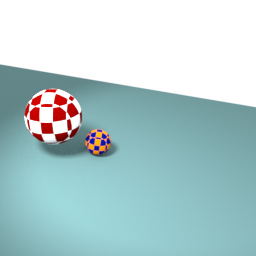
#> input picture Projekt 1/toyProblem_F22/frame_01.png, 256 x 256 px; its folder holds 4 pictures in this run
$ python test.py
#> lines starting #> are read from the running program, lines starting #| are printed output that depends on the picture
#packs
from skimage import io
import matplotlib.pyplot as plt
import numpy as np

from skimage import img_as_ubyte
from skimage import img_as_float
from skimage.color import rgb2gray

import os
from os import listdir


#Indlæs 3darray med billeder
path = "toyProblem_F22/"

files = os.listdir(path)

img_list = []

print(files)
for images in files:
    img2d = io.imread(path + images)
#> img2d is the input picture: shape (256, 256, 3); mean R, G, B 178.7, 205.5, 206.9
    img2d_gray = rgb2gray(img2d)
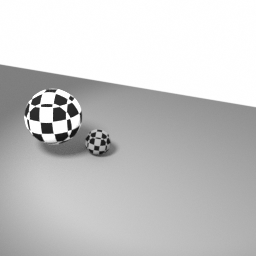
#> img2d_gray: shape (256, 256) float64; min 0.0622, max 1, mean 0.784
    img_list.append(img2d_gray)
#> pass 2 of the loop `for images in files:`:
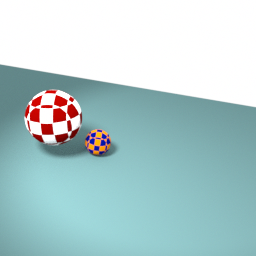
#> input picture Projekt 1/toyProblem_F22/frame_02.png, 256 x 256 px
#> img2d is the input picture: shape (256, 256, 3); mean R, G, B 178.6, 205.5, 206.9
#> `img2d_gray = rgb2gray(img2d)`:
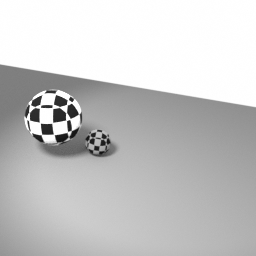
#> img2d_gray: shape (256, 256) float64; min 0.0693, max 1, mean 0.784
#> pass 3 of the loop `for images in files:`:
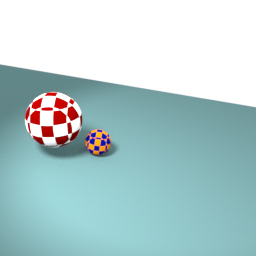
#> input picture Projekt 1/toyProblem_F22/frame_03.png, 256 x 256 px
#> img2d is the input picture: shape (256, 256, 3); mean R, G, B 178.5, 205.4, 206.8
#> `img2d_gray = rgb2gray(img2d)`:
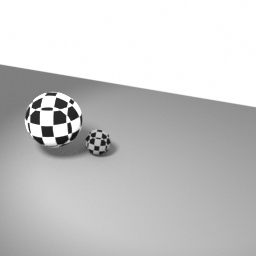
#> img2d_gray: shape (256, 256) float64; min 0.0662, max 1, mean 0.784
#> the loop made 4 passes; the first 3 are shown

img3d = np.stack(img_list,axis=2)
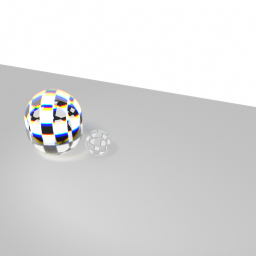
#> img3d: shape (256, 256, 4) float64; mean R, G, B, A 0.784, 0.784, 0.784, 0.783; transparent parts drawn white

for i in range(0,255,10):
    print(i)


### plot
fig, ax = plt.subplots()

for  i in range(64):
    ax.clear()
#> (the run stopped early here; a loop or call above may not have finished)
